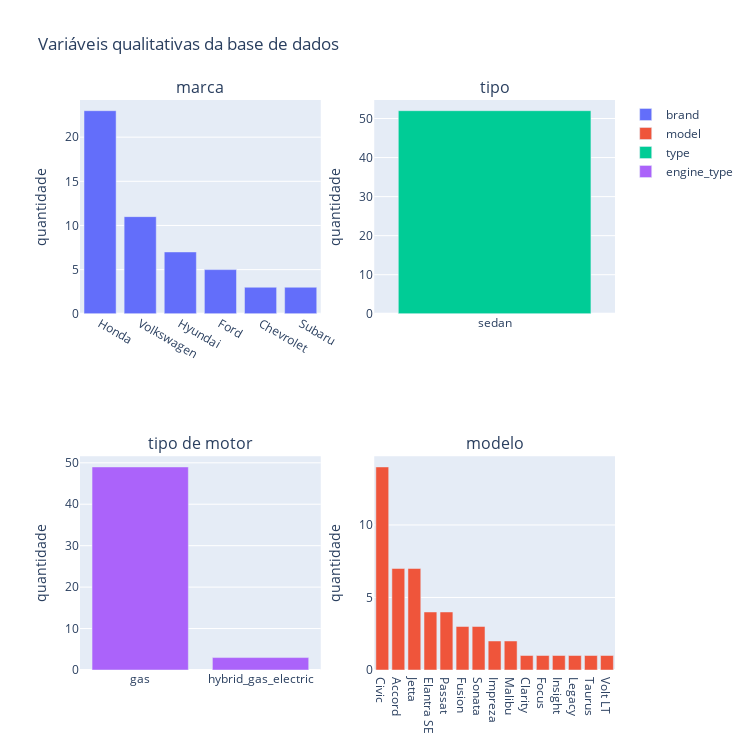

The code cell stored with this chart in its notebook:
### Code cell
# desenha os gráficos de barras na forma de subplots
def plotly_subplots_bar(nrows, ncols, subplot_titles, data_frame) -> None:
    fig = make_subplots(rows=nrows, cols=ncols, subplot_titles=subplot_titles)

    i = 1
    j = 1
    for col in data_frame.columns:
        fig.add_trace(
            go.Bar(
                x=data_frame[col].value_counts().index,
                y=data_frame[col].value_counts().values,
                name=col,
            ),
            row=i,
            col=j,
        )
        fig.update_yaxes(title_text="quantidade")

        if i < nrows:
            i += 1
            if j < ncols:
                j += 1
            else:
                j = 1
        else:
            i = 1

    fig.update_layout(
        height=750, width=750, title_text="Variáveis qualitativas da base de dados"
    )

    fig.show()


plotly_subplots_bar(2, 2, ["marca", "tipo", "tipo de motor", "modelo"], data_quali)

### Figure 1 — Plotly figure (JSON) as saved in the notebook; plotly's stock layout.template omitted (floating-point values rounded to 4 significant figures)
{"data": [{"name": "brand", "type": "bar", "x": ["Honda", "Volkswagen", "Hyundai", "Ford", "Chevrolet", "Subaru"], "xaxis": "x", "y": [23, 11, 7, 5, 3, 3], "yaxis": "y"}, {"name": "model", "type": "bar", "x": ["Civic", "Accord", "Jetta", "Elantra SE", "Passat", "Fusion", "Sonata", "Impreza", "Malibu", "Clarity", "Focus", "Insight", "Legacy", "Taurus", "Volt LT"], "xaxis": "x4", "y": [14, 7, 7, 4, 4, 3, 3, 2, 2, 1, 1, 1, 1, 1, 1], "yaxis": "y4"}, {"name": "type", "type": "bar", "x": ["sedan"], "xaxis": "x2", "y": [52], "yaxis": "y2"}, {"name": "engine_type", "type": "bar", "x": ["gas", "hybrid_gas_electric"], "xaxis": "x3", "y": [49, 3], "yaxis": "y3"}], "layout": {"annotations": [{"font": {"size": 16}, "showarrow": false, "text": "marca", "x": 0.225, "xanchor": "center", "xref": "paper", "y": 1, "yanchor": "bottom", "yref": "paper"}, {"font": {"size": 16}, "showarrow": false, "text": "tipo", "x": 0.775, "xanchor": "center", "xref": "paper", "y": 1, "yanchor": "bottom", "yref": "paper"}, {"font": {"size": 16}, "showarrow": false, "text": "tipo de motor", "x": 0.225, "xanchor": "center", "xref": "paper", "y": 0.375, "yanchor": "bottom", "yref": "paper"}, {"font": {"size": 16}, "showarrow": false, "text": "modelo", "x": 0.775, "xanchor": "center", "xref": "paper", "y": 0.375, "yanchor": "bottom", "yref": "paper"}], "height": 750, "title": {"text": "Variáveis qualitativas da base de dados"}, "width": 750, "xaxis": {"anchor": "y", "domain": [0, 0.45]}, "xaxis2": {"anchor": "y2", "domain": [0.55, 1]}, "xaxis3": {"anchor": "y3", "domain": [0, 0.45]}, "xaxis4": {"anchor": "y4", "domain": [0.55, 1]}, "yaxis": {"anchor": "x", "domain": [0.625, 1], "title": {"text": "quantidade"}}, "yaxis2": {"anchor": "x2", "domain": [0.625, 1], "title": {"text": "quantidade"}}, "yaxis3": {"anchor": "x3", "domain": [0, 0.375], "title": {"text": "quantidade"}}, "yaxis4": {"anchor": "x4", "domain": [0, 0.375], "title": {"text": "quantidade"}}}}
